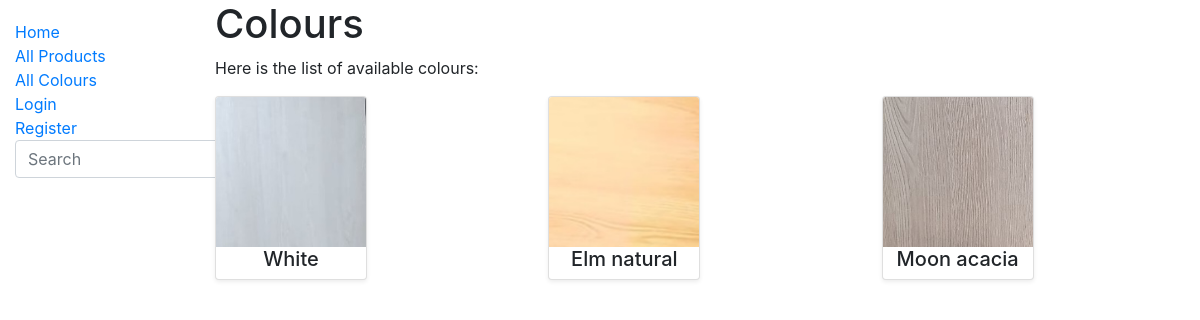
The page /woodwork/colours/ on the database its author committed.
### woodwork/models.py (models this page shows, shortened)
class Colour(models.Model):
    colour = models.CharField('Colour', max_length=100)
    visual = models.ImageField('Example', upload_to='covers', null=True)
    def display_products(self):
        return ', '.join(product.name for product in self.products.all()[:3])
    display_products.short_description = 'products'

### woodwork/views.py (the view)
# urls.py: path('colours/', views.colours, name='colours'),
def colours(request):
    paginator = Paginator(Colour.objects.all(), 3)
    page_number = request.GET.get('page')
    paged_colours = paginator.get_page(page_number)
    context = {
        'colours': paged_colours
    }
    return render(request, 'colours.html', context=context)

### templates/colours.html (shortened to what this page needs)
{% extends "base.html" %}
{% block content %}
    <h1>Colours</h1>
    <p>Here is the list of available colours:</p>
    {% if colours %}
        <div class="row">
            {% for colour in colours %}
                <div class="col-md-4 d-flex align-items-stretch">
                  <div class="card mb-4 shadow-sm">
                    {% if colour.visual %}
                      <img src="{{ colour.visual.url }}" style="width: 150px; height: 150px" class="card-img-top" alt="...">
                    {% else %}
                      <img src="media/covers/no-colour.png" class="card-img-top">
                    {% endif %}
                      <div>
                      <h5 style="text-align:center"> {{ colour.colour }} </h5>
                    </div>
                  </div>
                </div>
            {% endfor %}
        </div>
    {% else %}
        <p>There are no colour examples.</p>
    {% endif %}
{% endblock %}

### rows shown on the page
Colour: visual (picture), colour "White"
Colour: visual (picture), colour "Elm natural"
Colour: visual (picture), colour "Moon acacia"
